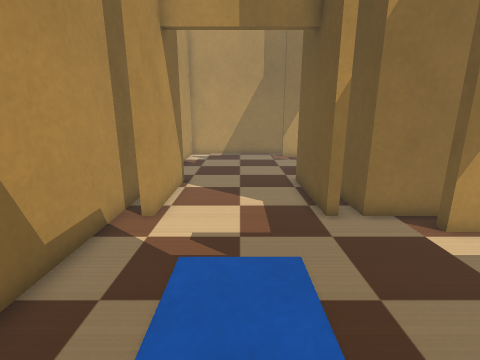
[1] (above)

14 first-person views from a walk through a robot-simulator world made for Webots. The camera is 0.32 m above the floor, tilts 14° down and sees 85° across. The floor is counted in squares, 0.1 m on a side. Each view is taken from the middle of a square. On the plan, view 1 faces up. The plan holds only what a view shows up to about 20 squares ahead; the rest is blank. The place goes on beyond the plan. Robots are left out. Simple shapes and patterns stand in for the simulator's stock objects.

[2]
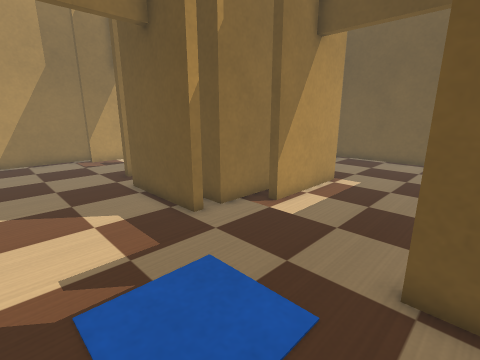

[3]
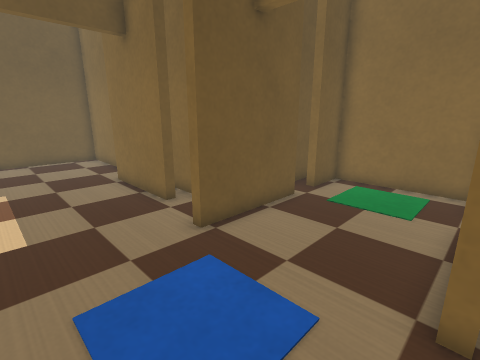

[4]
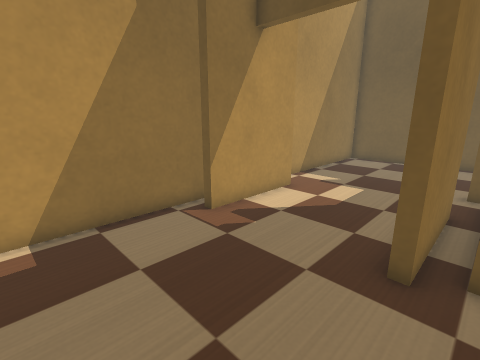

[5]
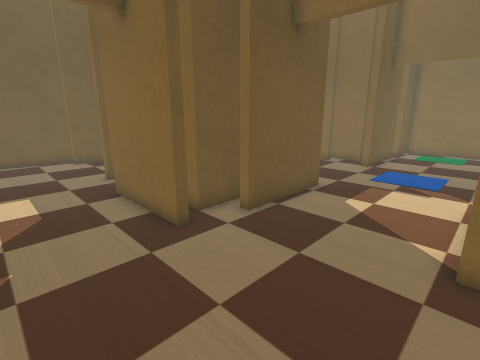

[6]
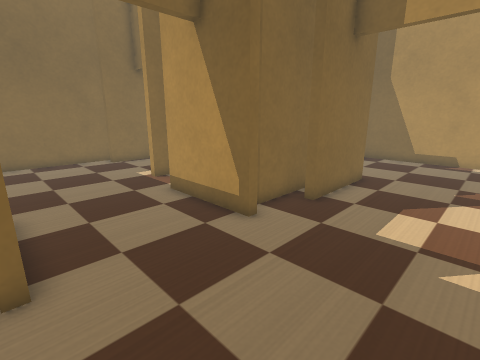

[7]
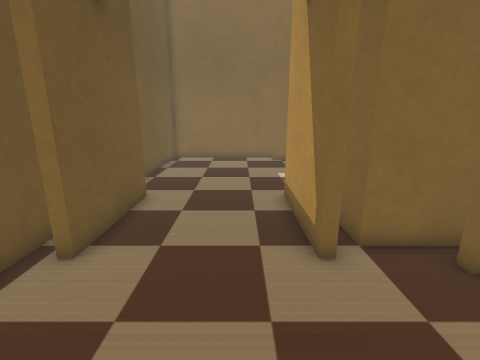

[8]
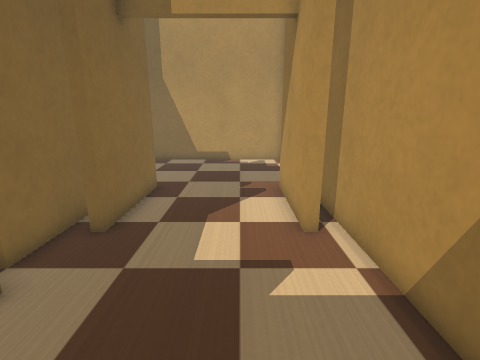

[9]
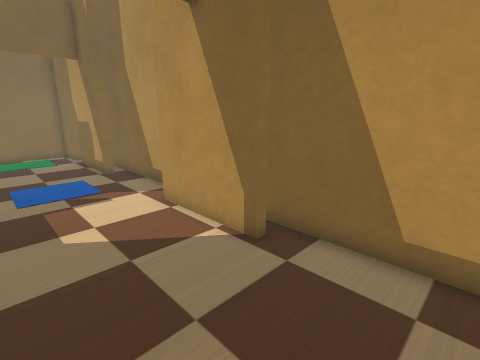

[10]
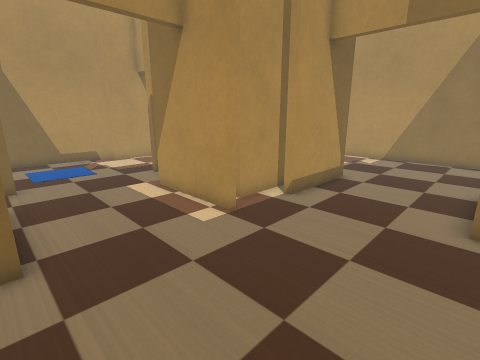

[11]
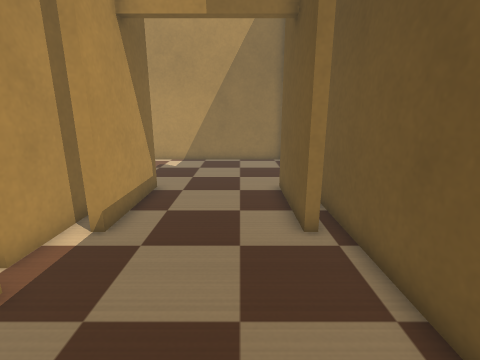

[12]
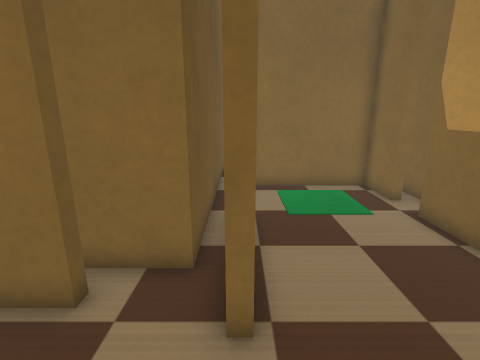

[13]
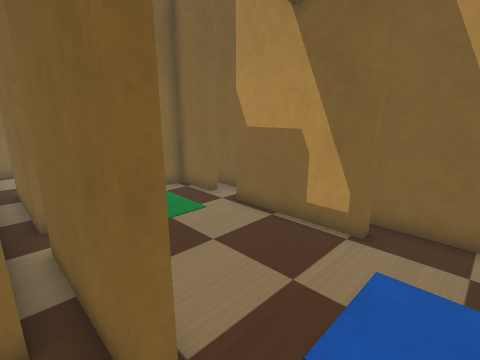

[14]
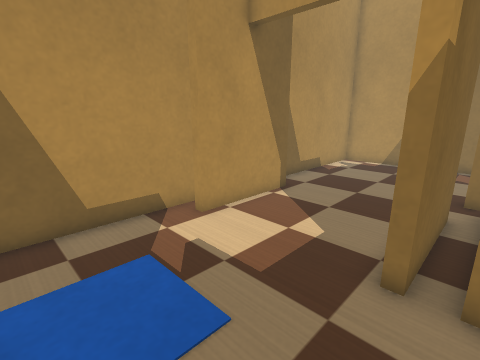

### Floor plan
Key: @ floor where view 1 was taken; # wall or solid block; . floor; B orange box.
Columns run from 4 left of view 1 to 18 right of it. Each row starts with its distance up from view 1.
 22 #######################
 21 #......######.........#
 20 #.....................#
 19 #.....................#
 18 #.....................#
 17 #.....................#
 16 #.....................#
 15 #.......#####........##
 14 #.......BB BBBB#.....##
 13 ##.....#B     B#.....##
 12 ##.....#B      #.....##
 11 ##.....#      B#.....##
 10 ##.....#B     B#.....##
  9 ##.....#B     B.......#
  8 ##.....#BBBB  B.......#
  7 #.........#####.......#
  6 #.....................#
  5 #.....................#
  4 #.....................#
  3 #.....................#
  2 ##....................#
  1 ##.....#..######......#
  0 ##..@..#####  #########
 -1 ##.....##
 -2  #.....##
 -3 ##.....##
 -4 #.......#
 -5 ##.....##
 -6 ##.....##
 -7  ########

Where each view was taken, in squares from view 1:
view 1: 0 up, 0 right, facing up
view 2: 1 up, 2 left, facing up-right
view 3: 6 up, 3 left, facing down-right
view 4: 14 up, 2 left, facing up-right
view 5: 19 up, 3 left, facing down-right
view 6: 20 up, 17 right, facing down-left
view 7: 20 up, 13 right, facing down
view 8: 19 up, 15 right, facing left
view 9: 17 up, 2 right, facing down-left
view 10: 1 up, 17 right, facing up-left
view 11: 3 up, 15 right, facing up
view 12: 5 up, 3 right, facing down
view 13: 4 up, 4 right, facing down-left
view 14: 3 up, 4 right, facing up-left
